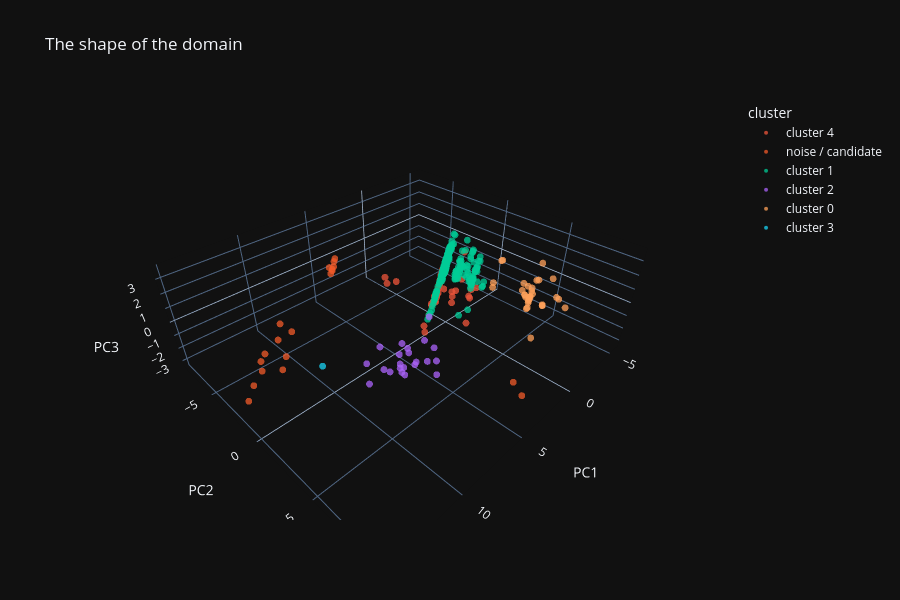

The code cell stored with this chart in its notebook:
### Markdown cell above
The same result in 3D: clusters are the archetypes of the domain (tier-0, functional admins, everyone else); orange points fit no archetype — the candidates.

### Code cell
anomaly_map(ml)

### Figure 1 — Plotly figure (JSON) as saved in the notebook; plotly's stock layout.template omitted (floating-point values rounded to 4 significant figures; data arrays with more than 128 entries replaced by an {"elided": "..."} marker saying what was removed)
{"data": [{"customdata": [[0.325], [0.8078], [0.4748], [0.2824], [0.4369], [0.4307], [0.2944], [0.7385], [0.3167], [0.6664], [0.2841], [0.522], [0.2208], [0.6372], [0.5928], [0.5461], [0.6076], [0.2944], [0.3158], [0.5729], [0.6981], [0.3515], [0.3048], [0.8018], [0.367], [0.7825], [0.3651], [0.8285], [0.4099], [0.7741], [0.5355], [0.4026], [0.4006], [0.543], [0.6869], [0.6978], [0.7806], [0.4189], [0.608], [0.7592], [0.5405], [0.4397], [0.6842], [0.7561]], "hovertemplate": "<b>%{hovertext}</b><br><br>cluster=cluster 4<br>PC1=%{x}<br>PC2=%{y}<br>PC3=%{z}<br>consensus=%{customdata[0]}<extra></extra>", "hovertext": ["DOMAIN COMPUTERS", "CLONEABLE DOMAIN CONTROLLERS", "TRAINING-ANNOUNCE-01", "AUDIT-CONTRIBUTORS", "LOGISTICS-DEPARTMENT", "PROCUREMENT-TEAM", "LOGISTICS-DEPARTMENT-01", "OPERATIONS-ANNOUNCE", "SALES-USERS", "PROCUREMENT-DEPARTMENT", "RESEARCH-DEPARTMENT-02", "PROCUREMENT-EMPLOYEES-02", "ANALYTICS-ALL", "SALES-CONTRIBUTORS-03", "ANALYTICS-DEPARTMENT", "QUALITY-MEMBERS-01", "HR-ANNOUNCE-01", "CUSTOMER-SERVICE-GROUP-01", "ANALYTICS-DEPARTMENT-01", "SALES-GROUP", "MARKETING-USERS", "PROCUREMENT-USERS-01", "TRAINING-ALL", "CAFETERIA-STAFF", "PRODUCT-GROUP-02", "VISITOR-WIFI-ACCESS", "LEGAL-STAFF-03", "PASSWORD-RESET-OPERATORS", "HR-USERS", "PRINTER-USERS-FLOOR2", "ANALYTICS-ANNOUNCE-01", "PRINT-OPERATORS", "FINANCE-DEPARTMENT-03", "EXCHANGE-ADMINS", "IT-STAFF-ALL", "RESEARCH-ANNOUNCE-03", "MARKETING-NEWSLETTER", "LOGISTICS-STAFF-01", "IT-DEPARTMENT-ALL", "REMOTE-WORKERS-VPN", "CONTRACTORS-EXTERNAL", "FACILITIES-TEAM", "DB-ADMINS-PROD", "PRINT-OPERATORS-LEGACY"], "legendgroup": "cluster 4", "marker": {"color": "#EF553B", "opacity": 0.75, "size": 4, "symbol": "circle"}, "mode": "markers", "name": "cluster 4", "scene": "scene", "showlegend": true, "type": "scatter3d", "x": [2.847, 3.496, 3.426, 2.941, 2.699, 2.569, 3.185, 0.8911, 3.675, 2.625, 3.09, 1.838, 2.843, 3.244, 2.729, 2.025, 1.989, 3.717, 3.077, 2.015, 2.133, 2.233, 3.153, 5.831, 2.862, 5.666, 3.213, 5.385, 1.81, 2.753, 3.198, 2.864, 1.691, 4.07, 2.988, 1.834, 4.381, 1.764, 3.944, 1.522, 1.985, 4.139, 3.219, 4.323], "y": [1.786, 1.221, 1.908, 1.907, 1.493, 1.127, 1.719, 0.2867, 2.049, 0.9193, 1.681, 0.8682, 1.648, 2.225, 1.978, 2.328, 3.452, 2.03, 1.766, 0.6132, 1.291, 2.234, 1.776, 0.328, 2.719, 0.9206, 2.067, -0.3236, 0.8572, 1.605, 1.722, 2.763, 3.171, 2.587, 2.212, 3.698, 2.503, 3.139, 2.997, 2.391, 2.7, 2.099, 4.2, 1.89], "z": [2.39, -1.851, 1.003, 2.002, 1.219, 0.1374, 0.7373, 0.889, 1.044, -0.2306, 0.5131, 1.156, 1.044, 3.08, 3.021, 1.136, 1.712, 0.9985, 1.064, -0.08969, 1.835, 0.3024, 1.238, 2.468, 1.627, 2.781, 2.331, 2.398, 0.9018, 1.597, 0.6547, 1.319, 0.8405, 1.732, 3.359, 1.888, 1.283, 0.9971, 2.443, 3.631, 2.102, 0.2051, 0.2934, -0.5594]}, {"customdata": [[0.8701], [0.8324], [0.965], [0.9886], [0.7349], [0.9829], [0.9563], [0.9521], [0.9015], [0.9166], [0.9914], [0.9584], [0.9808], [0.8188], [0.8483], [0.734], [0.9575], [0.9484], [0.755]], "hovertemplate": "<b>%{hovertext}</b><br><br>cluster=noise / candidate<br>PC1=%{x}<br>PC2=%{y}<br>PC3=%{z}<br>consensus=%{customdata[0]}<extra></extra>", "hovertext": ["DOMAIN CONTROLLERS", "SCHEMA ADMINS", "ENTERPRISE ADMINS", "DOMAIN ADMINS", "READ-ONLY DOMAIN CONTROLLERS", "ENTERPRISE KEY ADMINS", "ENTERPRISE-ADMINS", "SCHEMA-ADMINS", "KEY-ADMINS", "ADMINISTRATORS-BUILTIN", "HELPDESK-T1", "FINANCE-READONLY", "SCCM-ADMINS", "BACKUP OPERATORS", "REPLICATORS", "SERVER OPERATORS", "ACCOUNT OPERATORS", "ADMINISTRATORS", "PRINT OPERATORS"], "legendgroup": "noise / candidate", "marker": {"color": "#F15A29", "opacity": 0.75, "size": 4, "symbol": "circle"}, "mode": "markers", "name": "noise / candidate", "scene": "scene", "showlegend": true, "type": "scatter3d", "x": [4.415, 3.5, 9.895, 14.66, 3.531, 11.24, 14.01, 12.63, 13.22, 13.22, 4.826, 11.71, 4.229, 3.375, 4.05, 3.803, 10.68, 11.13, 3.71], "y": [-7.229, -7.979, -4.069, -1.304, -7.821, -3.522, -1.736, -2.529, -2.065, -1.956, 9.362, -2.49, 8.416, -7.896, -7.631, -7.75, -3.847, -3.021, -7.878], "z": [-0.221, -0.8462, -1.208, -1.836, -0.3309, -3.16, -1.418, -0.4473, -1.072, -0.2968, -0.8313, 0.04798, -0.9099, -0.1809, -1.053, -0.8172, -2.621, 0.602, -1.047]}, {"customdata": {"elided": "319x1 float values"}, "hovertemplate": "<b>%{hovertext}</b><br><br>cluster=cluster 1<br>PC1=%{x}<br>PC2=%{y}<br>PC3=%{z}<br>consensus=%{customdata[0]}<extra></extra>", "hovertext": {"elided": "319 str values"}, "legendgroup": "cluster 1", "marker": {"color": "#00cc96", "opacity": 0.75, "size": 4, "symbol": "circle"}, "mode": "markers", "name": "cluster 1", "scene": "scene", "showlegend": true, "type": "scatter3d", "x": {"elided": "319 float values"}, "y": {"elided": "319 float values"}, "z": {"elided": "319 float values"}}, {"customdata": [[0.7224], [0.7439], [0.7158], [0.6096], [0.6971], [0.7201], [0.511], [0.5815], [0.7353], [0.6439], [0.2911], [0.4163], [0.3736], [0.5306], [0.5347], [0.5436], [0.6007], [0.5587], [0.6865], [0.5596], [0.6494], [0.7166]], "hovertemplate": "<b>%{hovertext}</b><br><br>cluster=cluster 2<br>PC1=%{x}<br>PC2=%{y}<br>PC3=%{z}<br>consensus=%{customdata[0]}<extra></extra>", "hovertext": ["WORKSTATION-ADMINS", "SERVER-ADMINS", "QUALITY-TEAM", "EXCHANGE-ORG-ADMINS", "DATABASE-OPERATORS", "SCCM-FULL-ADMINS", "NETWORK-OPERATORS", "VMWARE-ADMINS", "GPO-EDITORS", "DNS-ADMINS", "GPO-EDITORS-CORP", "DB-ADMINS-SQL-PROD", "BACKUP-ADMINS-VEEAM", "SHAREPOINT-FARM-ADMINS", "CITRIX-ADMINS", "MARKETING-TEAM-LEADS", "INTERNS-SUMMER-2024", "FINANCE-REPORT-VIEWERS", "DESIGN-STAFF-01", "LEGAL-DEPT-SHARED", "ACCOUNT-OPERATORS-OLD", "SERVER-OPERATORS-BUILTIN"], "legendgroup": "cluster 2", "marker": {"color": "#ab63fa", "opacity": 0.75, "size": 4, "symbol": "circle"}, "mode": "markers", "name": "cluster 2", "scene": "scene", "showlegend": true, "type": "scatter3d", "x": [7.504, 9.11, 5.165, 8.89, 6.617, 9.77, 5.041, 7.898, 6.05, 8.931, 7.087, 6.656, 7.627, 5.901, 7.004, 7.866, 8.078, 8.589, 6.899, 7.425, 7.264, 7.09], "y": [5.792, 3.247, 2.738, 3.253, 2.776, 3.039, 2.934, 3.425, 4.276, 1.87, 3.919, 4.354, 3.494, 4.358, 3.733, 3.808, 3.666, 3.403, 2.606, 3.672, 2.819, 2.776], "z": [0.0561, 1.367, -0.7196, -0.3245, -0.4593, -0.9363, 1.027, 0.2403, 0.1279, -0.7445, -0.4935, -0.4408, -0.8223, -0.8715, -0.8505, -1.013, -0.1758, -0.5893, -0.04043, 0.221, -1.519, -1.992]}, {"customdata": [[0.6993], [0.4913], [0.3715], [0.4903], [0.7168], [0.5388], [0.5326], [0.4426], [0.6841], [0.3621], [0.5453], [0.3868], [0.7412], [0.8291], [0.7492], [0.6124], [0.4694], [0.4897], [0.439], [0.5475], [0.3244], [0.4113], [0.6789], [0.4896], [0.3612], [0.7465], [0.5797], [0.7358], [0.3481], [0.5455], [0.3788], [0.4059], [0.833], [0.4168]], "hovertemplate": "<b>%{hovertext}</b><br><br>cluster=cluster 0<br>PC1=%{x}<br>PC2=%{y}<br>PC3=%{z}<br>consensus=%{customdata[0]}<extra></extra>", "hovertext": ["RO-IXCHEL_94-DISTLIST1", "MARKETING-EMPLOYEES", "DESIGN-USERS", "CUSTOMER-SERVICE-ANNOUNCE", "COMMUNICATIONS-DEPARTMENT", "COMMUNICATIONS-ALL", "PROCUREMENT-EMPLOYEES", "DESIGN-DEPARTMENT-01", "TRAINING-STAFF", "HR-DEPARTMENT-02", "AUDIT-TEAM-02", "CUSTOMER-SERVICE-CONTRIBUTORS-02", "AUDIT-EMPLOYEES", "SUMMER-INTERNS-2019", "DESIGN-GROUP-02", "LEGAL-STAFF-02", "SALES-STAFF-01", "PROCUREMENT-DEPARTMENT-01", "SALES-EMPLOYEES", "STRATEGY-EMPLOYEES", "FACILITIES-ALL", "TRAINING-DEPARTMENT-01", "LEGAL-MEMBERS", "RESEARCH-EMPLOYEES-03", "COMPLIANCE-EMPLOYEES", "MARKETING-ANNOUNCE-01", "FINANCE-USERS", "LEGAL-STAFF-04", "PRODUCT-GROUP-03", "FACILITIES-CONTRIBUTORS-02", "DESIGN-CONTRIBUTORS", "PRODUCT-ANNOUNCE", "BACKUP-OPERATORS-LEGACY", "QUALITY-EMPLOYEES"], "legendgroup": "cluster 0", "marker": {"color": "#FFA15A", "opacity": 0.75, "size": 4, "symbol": "circle"}, "mode": "markers", "name": "cluster 0", "scene": "scene", "showlegend": true, "type": "scatter3d", "x": [-4.782, -4.189, -4.007, -4.451, -3.198, -3.651, -4.292, -3.863, -2.974, -4.057, -4.27, -3.862, -2.967, 0.2482, -3.975, -2.661, -3.863, -3.89, -4.142, -4.48, -4.053, -3.964, -4.987, -4.317, -3.839, -4.603, -4.187, -5.432, -4.269, -3.604, -3.872, -4.038, -3.324, -3.967], "y": [5.082, 3.884, 4.062, 3.856, 1.95, 4.121, 4.909, 4.055, 1.645, 4.031, 4.933, 3.824, 2.175, 6.877, 4.502, 1.831, 4.061, 4.258, 3.936, 4.801, 3.752, 3.631, 5.668, 4.169, 3.737, 4.239, 3.322, 5.28, 3.955, 4.194, 3.455, 3.986, 6.984, 4.029], "z": [0.2189, -1.545, -1.375, -0.9247, 0.9704, -2.142, -1.806, -1.625, -0.8159, -1.352, -1.776, -1.44, 1.185, -0.9784, 0.2138, -0.9782, -1.782, -0.9545, -1.48, -1.87, -0.6478, -1.356, -1.251, -0.1039, -1.3, 1.139, -0.6628, -1.491, -1.051, -1.994, -1.035, -1.58, -0.4802, -1.614]}, {"customdata": [[0.7908]], "hovertemplate": "<b>%{hovertext}</b><br><br>cluster=cluster 3<br>PC1=%{x}<br>PC2=%{y}<br>PC3=%{z}<br>consensus=%{customdata[0]}<extra></extra>", "hovertext": ["PKI-ADMINS"], "legendgroup": "cluster 3", "marker": {"color": "#19d3f3", "opacity": 0.75, "size": 4, "symbol": "circle"}, "mode": "markers", "name": "cluster 3", "scene": "scene", "showlegend": true, "type": "scatter3d", "x": [10.76], "y": [0.2462], "z": [-0.7976]}], "layout": {"height": 600, "legend": {"title": {"text": "cluster"}, "tracegroupgap": 0}, "scene": {"domain": {"x": [0, 1], "y": [0, 1]}, "xaxis": {"title": {"text": "PC1"}}, "yaxis": {"title": {"text": "PC2"}}, "zaxis": {"title": {"text": "PC3"}}}, "title": {"text": "The shape of the domain"}}}
